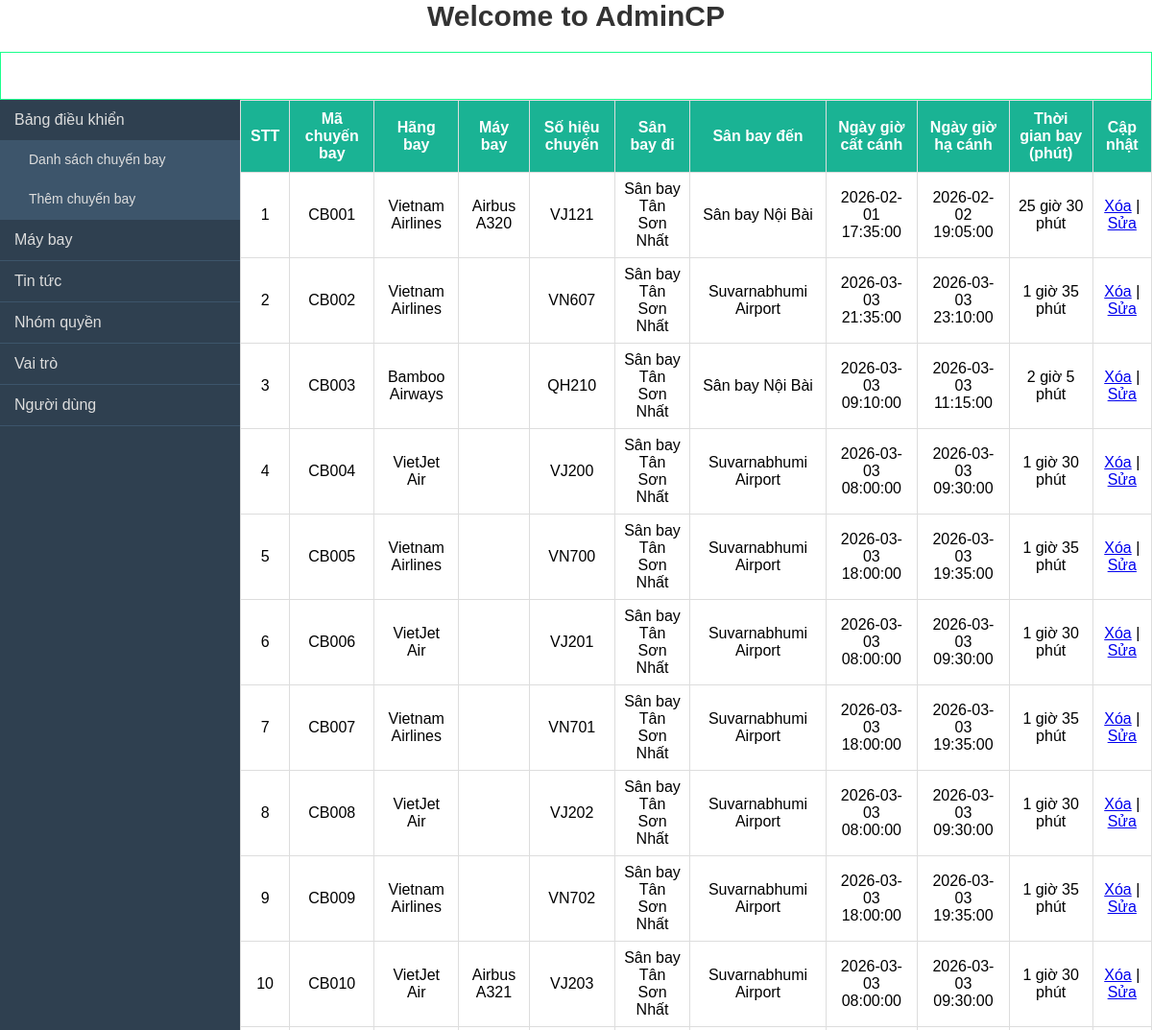
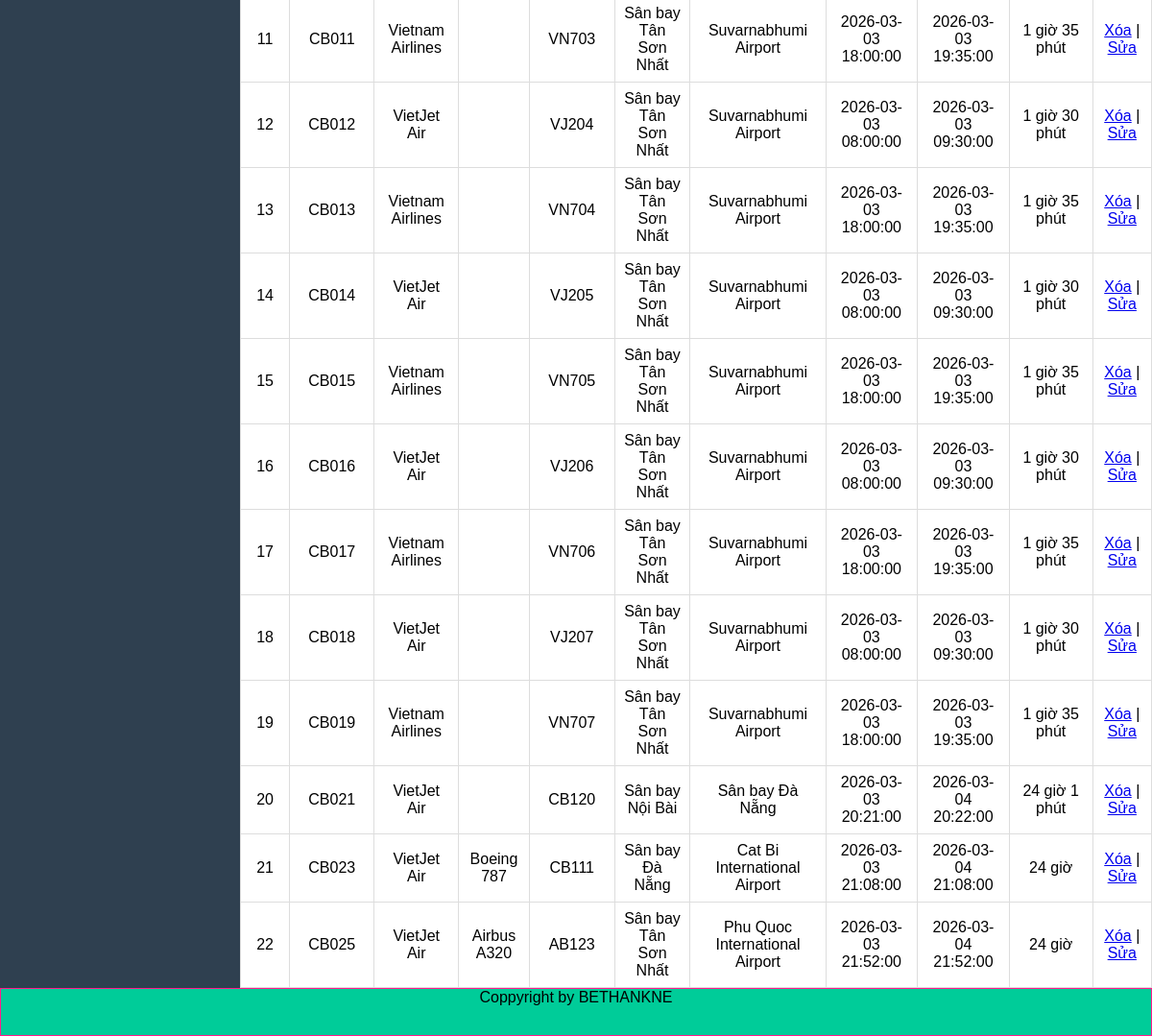
/flight_project/admincp/index.php?action=lietke, run on the app's committed database (2 pictures, top to bottom).
### tables this page shows
CREATE TABLE `chuyen_bay` (
  `ma_chuyen_bay` int(11) NOT NULL,
  `ma_hang` int(11) NOT NULL,
  `ma_may_bay` int(11) DEFAULT NULL,
  `so_hieu_chuyen` varchar(20) NOT NULL,
  `san_bay_di` int(11) NOT NULL,
  `san_bay_den` int(11) NOT NULL,
  `ngay_gio_cat_canh` datetime NOT NULL,
  `ngay_gio_ha_canh` datetime NOT NULL,
  `thoi_gian_bay_phut` int(11) NOT NULL
);

CREATE TABLE `hang_hang_khong` (
  `ma_hang` int(11) NOT NULL,
  `ma_hang_code` varchar(10) NOT NULL,
  `ten_hang` varchar(100) NOT NULL
);

CREATE TABLE `may_bay` (
  `ma_may_bay` int(11) NOT NULL,
  `ten_may_bay` varchar(50) NOT NULL,
  `soghe` int(11) NOT NULL,
  `trangthai` tinyint(4) NOT NULL DEFAULT 1,
  `ma_hang` int(11) DEFAULT NULL
);

CREATE TABLE `san_bay` (
  `ma_san_bay` int(11) NOT NULL,
  `ma_iata` varchar(10) NOT NULL,
  `ten_san_bay` varchar(150) NOT NULL,
  `thanh_pho` varchar(100) DEFAULT NULL,
  `unsigned_city` varchar(255) DEFAULT NULL,
  `quoc_gia` varchar(100) DEFAULT NULL
);

### flight_project/admincp/modules/quanlychuyenbay/lietke.php (the view)
<?php
    $sql_lietke_chuyenbay = "SELECT chuyen_bay.*, hang_hang_khong.ten_hang as ten_hang, may_bay.ten_may_bay, sb_di.ten_san_bay AS ten_san_bay_di, sb_den.ten_san_bay AS ten_san_bay_den,
                                CASE
                                    WHEN TIMESTAMPDIFF(MINUTE, ngay_gio_cat_canh, ngay_gio_ha_canh) < 60
                                        THEN CONCAT(
                                            TIMESTAMPDIFF(MINUTE, ngay_gio_cat_canh, ngay_gio_ha_canh),
                                            ' phút'
                                        )
                                    WHEN MOD(TIMESTAMPDIFF(MINUTE, ngay_gio_cat_canh, ngay_gio_ha_canh), 60) = 0
                                        THEN CONCAT(
                                            FLOOR(TIMESTAMPDIFF(MINUTE, ngay_gio_cat_canh, ngay_gio_ha_canh)/60),
                                            ' giờ'
                                        )
                                    ELSE CONCAT(
                                            FLOOR(TIMESTAMPDIFF(MINUTE, ngay_gio_cat_canh, ngay_gio_ha_canh)/60),
                                            ' giờ ',
                                            MOD(TIMESTAMPDIFF(MINUTE, ngay_gio_cat_canh, ngay_gio_ha_canh),60),
                                            ' phút'
                                        )
                                END AS thoi_gian_bay_phut
                            FROM chuyen_bay
                            LEFT JOIN hang_hang_khong ON chuyen_bay.ma_hang = hang_hang_khong.ma_hang
                            LEFT JOIN may_bay ON chuyen_bay.ma_may_bay = may_bay.ma_may_bay
                            LEFT JOIN san_bay sb_di ON chuyen_bay.san_bay_di = sb_di.ma_san_bay
                            LEFT JOIN san_bay sb_den ON chuyen_bay.san_bay_den = sb_den.ma_san_bay
                            ORDER BY chuyen_bay.ma_chuyen_bay ASC";
    $query_lietke_chuyenbay = mysqli_query($mysqli,$sql_lietke_chuyenbay);
?>
<table style="width:100%" border="1" style="border-collapse: collapse;">
  <tr>
    <th>STT</th>
    <th>Mã chuyến bay</th>
    <th>Hãng bay</th>
    <th>Máy bay</th>
    <th>Số hiệu chuyến</th>
    <th>Sân bay đi</th>
    <th>Sân bay đến</th>
    <th>Ngày giờ cất cánh</th>
    <th>Ngày giờ hạ cánh</th>
    <th>Thời gian bay (phút)</th>
    <th>Cập nhật</th>
  </tr>
  <?php
  $i = 0;
  while($row = mysqli_fetch_array($query_lietke_chuyenbay)){
    $i++;
  ?>
  <tr>
    <td><?php echo $i ?></td>
    <td><?php echo "CB" . str_pad($row['ma_chuyen_bay'], 3, "0", STR_PAD_LEFT); ?></td>
    <td><?php echo $row['ten_hang'] ?></td>
    <td><?php echo $row['ten_may_bay'] ?></td>
    <td><?php echo $row['so_hieu_chuyen'] ?></td>
    <td><?php echo $row['ten_san_bay_di'] ?></td>
    <td><?php echo $row['ten_san_bay_den'] ?></td>
    <td><?php echo $row['ngay_gio_cat_canh'] ?></td>
    <td><?php echo $row['ngay_gio_ha_canh'] ?></td>
    <td><?php echo $row['thoi_gian_bay_phut'] ?></td>
    <td>
        <a href="modules/quanlychuyenbay/xuly.php?ma_chuyen_bay=<?php echo $row['ma_chuyen_bay'] ?>">Xóa</a> | <a href="index.php?action=sua&ma_chuyen_bay=<?php echo $row['ma_chuyen_bay'] ?>">Sửa</a>
    </td>
  </tr>
  <?php
  }
  ?>
</table>

### flight_project/admincp/index.php (shortened to what this page needs)
<!DOCTYPE html>
<html lang="en">
<head>
    <link rel="stylesheet" type="text/css" href="css/styleadmincp.css">
</head>
<body>
    <h3 class="title_admin">Welcome to AdminCP</h3>
      <?php include("modules/header.php"); ?>
    <div class="wrapper">
        <?php
            include("modules/main.php");
        ?>
     </div>
     <?php include("modules/footer.php"); ?>
</body>
</html>

### flight_project/admincp/modules/header.php
<div class="header"></div>

### flight_project/admincp/modules/main.php
        <div id="main">
            <?php
                include("sidebar/sidebar.php");
            ?>
        </div>
        <?php
if (isset($_GET['action'])) {
    $action = $_GET['action'];
} else {
    $action = '';
}
$path = "modules/quanlychuyenbay/";
if ($action == 'them') {
    include($path . "them.php");
}
elseif ($action == 'sua') {
    include($path . "sua.php");
}
elseif ($action == 'xuly') {
    include($path . "xuly.php");
}
elseif ($action == 'lietke') {
    include($path . "lietke.php");
}
else {
    include("modules/dashboard.php");
}
?>

### flight_project/admincp/modules/sidebar/sidebar.php (shortened to what this page needs)
<link rel="stylesheet" href="styleadmincp.css">
<div class="sidebar">
    <ul class="list_sidebar">
        <li class="menu_cha">
            <a href="#">Bảng điều khiển</a>
            <ul class="submenu">
                <li><a href="index.php?action=lietke">Danh sách chuyến bay</a></li>
                <li><a href="index.php?action=them">Thêm chuyến bay</a></li>
            </ul>
        </li>
        <li><a href="#">Máy bay</a></li>
        <li><a href="#">Tin tức</a></li>
        <li><a href="#">Nhóm quyền</a></li>
        <li><a href="#">Vai trò</a></li>
        <li><a href="#">Người dùng</a></li>
    </ul>
</div>

### flight_project/admincp/modules/footer.php (shortened to what this page needs)
    <div class="footer">
        <p class="footer-coppyright">Coppyright by BETHANKNE </p>
</div>

### flight_project/admincp/css/styleadmincp.css (style rules this page uses)
* { margin: 0; padding: 0; box-sizing: border-box; font-family: Arial, Helvetica, sans-serif; }
body { display: flex; flex-direction: column; }
.header { border:1px solid #1aff8c; height: 50px; width:100%; }
.wrapper { display: flex; }
.sidebar { width: 250px; min-height: 100%; background: #2f4050; color: white; }
ul.list_sidebar { list-style: none; }
ul.list_sidebar li { border-bottom: 1px solid #3d556b; }
ul.list_sidebar li a { display: block; padding: 12px 15px; color: #ddd; text-decoration: none; transition: 0.3s; }
ul.submenu { list-style: none; background: #3d556b; }
ul.submenu li a { padding-left: 30px; font-size: 14px; }
h3.title_admin { text-align: center; font-size: 30px; color: #333; margin-bottom: 20px; }
table { width: 100%; border-collapse: collapse; background: white; }
table, th, td { border: 1px solid #ddd; }
th { background: #1ab394; color: white; padding: 10px; }
td { padding: 8px; text-align: center; }
.footer { border:1px solid #ff1a8c; height: 50px; width:100%; background: #00cc99; }
p.footer-coppyright { text-align: center; color: #000; }

### data on the page
chuyen_bay: ma_chuyen_bay "001", ma_hang.ten_hang "Vietnam Airlines", ma_may_bay.ten_may_bay "Airbus A320", so_hieu_chuyen "VJ121", san_bay_di.ten_san_bay "Sân bay Tân Sơn Nhất", san_bay_den.ten_san_bay "Sân bay Nội Bài", ngay_gio_cat_canh "2026-02-01 17:35:00", ngay_gio_ha_canh "2026-02-02 19:05:00", thoi_gian_bay_phut "25 giờ 30 phút"
chuyen_bay: ma_chuyen_bay "002", ma_hang.ten_hang "Vietnam Airlines", so_hieu_chuyen "VN607", san_bay_di.ten_san_bay "Sân bay Tân Sơn Nhất", san_bay_den.ten_san_bay "Suvarnabhumi Airport", ngay_gio_cat_canh "2026-03-03 21:35:00", ngay_gio_ha_canh "2026-03-03 23:10:00", thoi_gian_bay_phut "1 giờ 35 phút"
chuyen_bay: ma_chuyen_bay "003", ma_hang.ten_hang "Bamboo Airways", so_hieu_chuyen "QH210", san_bay_di.ten_san_bay "Sân bay Tân Sơn Nhất", san_bay_den.ten_san_bay "Sân bay Nội Bài", ngay_gio_cat_canh "2026-03-03 09:10:00", ngay_gio_ha_canh "2026-03-03 11:15:00", thoi_gian_bay_phut "2 giờ 5 phút"
chuyen_bay: ma_chuyen_bay "004", ma_hang.ten_hang "VietJet Air", so_hieu_chuyen "VJ200", san_bay_di.ten_san_bay "Sân bay Tân Sơn Nhất", san_bay_den.ten_san_bay "Suvarnabhumi Airport", ngay_gio_cat_canh "2026-03-03 08:00:00", ngay_gio_ha_canh "2026-03-03 09:30:00", thoi_gian_bay_phut "1 giờ 30 phút"
chuyen_bay: ma_chuyen_bay "005", ma_hang.ten_hang "Vietnam Airlines", so_hieu_chuyen "VN700", san_bay_di.ten_san_bay "Sân bay Tân Sơn Nhất", san_bay_den.ten_san_bay "Suvarnabhumi Airport", ngay_gio_cat_canh "2026-03-03 18:00:00", ngay_gio_ha_canh "2026-03-03 19:35:00", thoi_gian_bay_phut "1 giờ 35 phút"
chuyen_bay: ma_chuyen_bay "006", ma_hang.ten_hang "VietJet Air", so_hieu_chuyen "VJ201", san_bay_di.ten_san_bay "Sân bay Tân Sơn Nhất", san_bay_den.ten_san_bay "Suvarnabhumi Airport", ngay_gio_cat_canh "2026-03-03 08:00:00", ngay_gio_ha_canh "2026-03-03 09:30:00", thoi_gian_bay_phut "1 giờ 30 phút"
chuyen_bay: ma_chuyen_bay "007", ma_hang.ten_hang "Vietnam Airlines", so_hieu_chuyen "VN701", san_bay_di.ten_san_bay "Sân bay Tân Sơn Nhất", san_bay_den.ten_san_bay "Suvarnabhumi Airport", ngay_gio_cat_canh "2026-03-03 18:00:00", ngay_gio_ha_canh "2026-03-03 19:35:00", thoi_gian_bay_phut "1 giờ 35 phút"
chuyen_bay: ma_chuyen_bay "008", ma_hang.ten_hang "VietJet Air", so_hieu_chuyen "VJ202", san_bay_di.ten_san_bay "Sân bay Tân Sơn Nhất", san_bay_den.ten_san_bay "Suvarnabhumi Airport", ngay_gio_cat_canh "2026-03-03 08:00:00", ngay_gio_ha_canh "2026-03-03 09:30:00", thoi_gian_bay_phut "1 giờ 30 phút"
chuyen_bay: ma_chuyen_bay "009", ma_hang.ten_hang "Vietnam Airlines", so_hieu_chuyen "VN702", san_bay_di.ten_san_bay "Sân bay Tân Sơn Nhất", san_bay_den.ten_san_bay "Suvarnabhumi Airport", ngay_gio_cat_canh "2026-03-03 18:00:00", ngay_gio_ha_canh "2026-03-03 19:35:00", thoi_gian_bay_phut "1 giờ 35 phút"
chuyen_bay: ma_chuyen_bay "010", ma_hang.ten_hang "VietJet Air", ma_may_bay.ten_may_bay "Airbus A321", so_hieu_chuyen "VJ203", san_bay_di.ten_san_bay "Sân bay Tân Sơn Nhất", san_bay_den.ten_san_bay "Suvarnabhumi Airport", ngay_gio_cat_canh "2026-03-03 08:00:00", ngay_gio_ha_canh "2026-03-03 09:30:00", thoi_gian_bay_phut "1 giờ 30 phút"
chuyen_bay: ma_chuyen_bay "011", ma_hang.ten_hang "Vietnam Airlines", so_hieu_chuyen "VN703", san_bay_di.ten_san_bay "Sân bay Tân Sơn Nhất", san_bay_den.ten_san_bay "Suvarnabhumi Airport", ngay_gio_cat_canh "2026-03-03 18:00:00", ngay_gio_ha_canh "2026-03-03 19:35:00", thoi_gian_bay_phut "1 giờ 35 phút"
chuyen_bay: ma_chuyen_bay "012", ma_hang.ten_hang "VietJet Air", so_hieu_chuyen "VJ204", san_bay_di.ten_san_bay "Sân bay Tân Sơn Nhất", san_bay_den.ten_san_bay "Suvarnabhumi Airport", ngay_gio_cat_canh "2026-03-03 08:00:00", ngay_gio_ha_canh "2026-03-03 09:30:00", thoi_gian_bay_phut "1 giờ 30 phút"
chuyen_bay: ma_chuyen_bay "013", ma_hang.ten_hang "Vietnam Airlines", so_hieu_chuyen "VN704", san_bay_di.ten_san_bay "Sân bay Tân Sơn Nhất", san_bay_den.ten_san_bay "Suvarnabhumi Airport", ngay_gio_cat_canh "2026-03-03 18:00:00", ngay_gio_ha_canh "2026-03-03 19:35:00", thoi_gian_bay_phut "1 giờ 35 phút"
chuyen_bay: ma_chuyen_bay "014", ma_hang.ten_hang "VietJet Air", so_hieu_chuyen "VJ205", san_bay_di.ten_san_bay "Sân bay Tân Sơn Nhất", san_bay_den.ten_san_bay "Suvarnabhumi Airport", ngay_gio_cat_canh "2026-03-03 08:00:00", ngay_gio_ha_canh "2026-03-03 09:30:00", thoi_gian_bay_phut "1 giờ 30 phút"
chuyen_bay: ma_chuyen_bay "015", ma_hang.ten_hang "Vietnam Airlines", so_hieu_chuyen "VN705", san_bay_di.ten_san_bay "Sân bay Tân Sơn Nhất", san_bay_den.ten_san_bay "Suvarnabhumi Airport", ngay_gio_cat_canh "2026-03-03 18:00:00", ngay_gio_ha_canh "2026-03-03 19:35:00", thoi_gian_bay_phut "1 giờ 35 phút"
chuyen_bay: ma_chuyen_bay "016", ma_hang.ten_hang "VietJet Air", so_hieu_chuyen "VJ206", san_bay_di.ten_san_bay "Sân bay Tân Sơn Nhất", san_bay_den.ten_san_bay "Suvarnabhumi Airport", ngay_gio_cat_canh "2026-03-03 08:00:00", ngay_gio_ha_canh "2026-03-03 09:30:00", thoi_gian_bay_phut "1 giờ 30 phút"
chuyen_bay: ma_chuyen_bay "017", ma_hang.ten_hang "Vietnam Airlines", so_hieu_chuyen "VN706", san_bay_di.ten_san_bay "Sân bay Tân Sơn Nhất", san_bay_den.ten_san_bay "Suvarnabhumi Airport", ngay_gio_cat_canh "2026-03-03 18:00:00", ngay_gio_ha_canh "2026-03-03 19:35:00", thoi_gian_bay_phut "1 giờ 35 phút"
chuyen_bay: ma_chuyen_bay "018", ma_hang.ten_hang "VietJet Air", so_hieu_chuyen "VJ207", san_bay_di.ten_san_bay "Sân bay Tân Sơn Nhất", san_bay_den.ten_san_bay "Suvarnabhumi Airport", ngay_gio_cat_canh "2026-03-03 08:00:00", ngay_gio_ha_canh "2026-03-03 09:30:00", thoi_gian_bay_phut "1 giờ 30 phút"
chuyen_bay: ma_chuyen_bay "019", ma_hang.ten_hang "Vietnam Airlines", so_hieu_chuyen "VN707", san_bay_di.ten_san_bay "Sân bay Tân Sơn Nhất", san_bay_den.ten_san_bay "Suvarnabhumi Airport", ngay_gio_cat_canh "2026-03-03 18:00:00", ngay_gio_ha_canh "2026-03-03 19:35:00", thoi_gian_bay_phut "1 giờ 35 phút"
chuyen_bay: ma_chuyen_bay "021", ma_hang.ten_hang "VietJet Air", so_hieu_chuyen "CB120", san_bay_di.ten_san_bay "Sân bay Nội Bài", san_bay_den.ten_san_bay "Sân bay Đà Nẵng", ngay_gio_cat_canh "2026-03-03 20:21:00", ngay_gio_ha_canh "2026-03-04 20:22:00", thoi_gian_bay_phut "24 giờ 1 phút"
chuyen_bay: ma_chuyen_bay "023", ma_hang.ten_hang "VietJet Air", ma_may_bay.ten_may_bay "Boeing 787", so_hieu_chuyen "CB111", san_bay_di.ten_san_bay "Sân bay Đà Nẵng", san_bay_den.ten_san_bay "Cat Bi International Airport", ngay_gio_cat_canh "2026-03-03 21:08:00", ngay_gio_ha_canh "2026-03-04 21:08:00", thoi_gian_bay_phut "24 giờ"
chuyen_bay: ma_chuyen_bay "025", ma_hang.ten_hang "VietJet Air", ma_may_bay.ten_may_bay "Airbus A320", so_hieu_chuyen "AB123", san_bay_di.ten_san_bay "Sân bay Tân Sơn Nhất", san_bay_den.ten_san_bay "Phu Quoc International Airport", ngay_gio_cat_canh "2026-03-03 21:52:00", ngay_gio_ha_canh "2026-03-04 21:52:00", thoi_gian_bay_phut "24 giờ"
